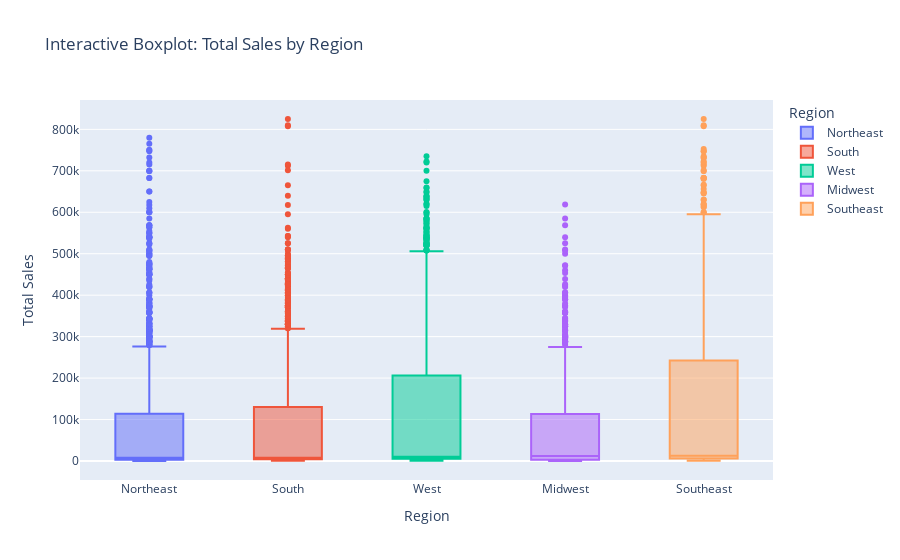

Notebook cell for this chart:
### Code cell
fig = px.box(df, x='Region', y='Total Sales', color='Region',
             title='Interactive Boxplot: Total Sales by Region')
fig.show()

### Figure 1 — Plotly figure (JSON) as saved in the notebook; plotly's stock layout.template omitted (floating-point values rounded to 4 significant figures; data arrays with more than 128 entries replaced by an {"elided": "..."} marker saying what was removed)
{"data": [{"alignmentgroup": "True", "hovertemplate": "Region=%{x}<br>Total Sales=%{y}<extra></extra>", "legendgroup": "Northeast", "marker": {"color": "#636efa"}, "name": "Northeast", "notched": false, "offsetgroup": "Northeast", "orientation": "v", "showlegend": true, "type": "box", "x": {"elided": "2376 str values"}, "x0": " ", "xaxis": "x", "y": {"elided": "2376 float values"}, "y0": " ", "yaxis": "y"}, {"alignmentgroup": "True", "hovertemplate": "Region=%{x}<br>Total Sales=%{y}<extra></extra>", "legendgroup": "South", "marker": {"color": "#EF553B"}, "name": "South", "notched": false, "offsetgroup": "South", "orientation": "v", "showlegend": true, "type": "box", "x": {"elided": "1728 str values"}, "x0": " ", "xaxis": "x", "y": {"elided": "1728 float values"}, "y0": " ", "yaxis": "y"}, {"alignmentgroup": "True", "hovertemplate": "Region=%{x}<br>Total Sales=%{y}<extra></extra>", "legendgroup": "West", "marker": {"color": "#00cc96"}, "name": "West", "notched": false, "offsetgroup": "West", "orientation": "v", "showlegend": true, "type": "box", "x": {"elided": "2448 str values"}, "x0": " ", "xaxis": "x", "y": {"elided": "2448 float values"}, "y0": " ", "yaxis": "y"}, {"alignmentgroup": "True", "hovertemplate": "Region=%{x}<br>Total Sales=%{y}<extra></extra>", "legendgroup": "Midwest", "marker": {"color": "#ab63fa"}, "name": "Midwest", "notched": false, "offsetgroup": "Midwest", "orientation": "v", "showlegend": true, "type": "box", "x": {"elided": "1872 str values"}, "x0": " ", "xaxis": "x", "y": {"elided": "1872 float values"}, "y0": " ", "yaxis": "y"}, {"alignmentgroup": "True", "hovertemplate": "Region=%{x}<br>Total Sales=%{y}<extra></extra>", "legendgroup": "Southeast", "marker": {"color": "#FFA15A"}, "name": "Southeast", "notched": false, "offsetgroup": "Southeast", "orientation": "v", "showlegend": true, "type": "box", "x": {"elided": "1224 str values"}, "x0": " ", "xaxis": "x", "y": {"elided": "1224 float values"}, "y0": " ", "yaxis": "y"}], "layout": {"boxmode": "overlay", "legend": {"title": {"text": "Region"}, "tracegroupgap": 0}, "title": {"text": "Interactive Boxplot: Total Sales by Region"}, "xaxis": {"anchor": "y", "categoryarray": ["Northeast", "South", "West", "Midwest", "Southeast"], "categoryorder": "array", "domain": [0, 1], "title": {"text": "Region"}}, "yaxis": {"anchor": "x", "domain": [0, 1], "title": {"text": "Total Sales"}}}}
